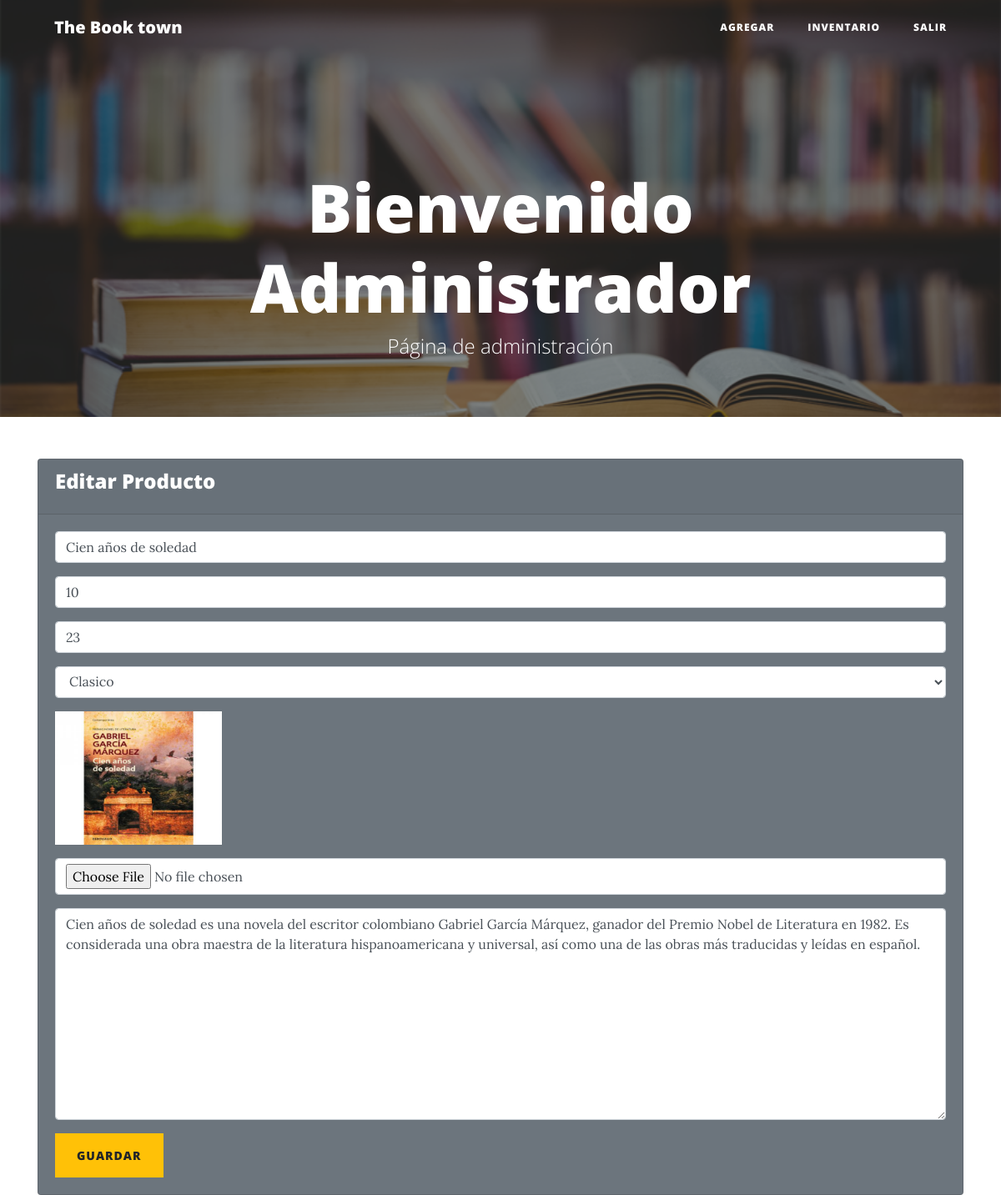
Screenshot of /admin/editar_producto.php?clave=a005ae0a2b36c2e782270025046851cfb656de61 with the database file from the repository.
### tables this page shows
CREATE TABLE `inventario` (
  `id` int(10) NOT NULL,
  `clave` varchar(200) NOT NULL,
  `producto` varchar(100) NOT NULL,
  `cantidad` int(5) NOT NULL,
  `precio` decimal(8,0) NOT NULL,
  `categoria` varchar(50) NOT NULL,
  `descripcion` text NOT NULL,
  `foto` varchar(100) NOT NULL
);

### admin/editar_producto.php (the view, shortened to what this page needs)
<?php include '../extend/header.php';
$clave = htmlentities($_GET['clave']);
$sel = $con->prepare("SELECT * FROM inventario WHERE clave = ?");
$sel->execute(array($clave));
if ($f = $sel->fetch()) {
}
?>
<div class="container">
	<div class="card text-white bg-secondary">
		<div class="card-header"><h4 class="card-title">Editar Producto</h4></div>
		<div class="card-body">
			<form action="up_inventario.php" method="post" autocomplete="off" enctype="multipart/form-data">
				<div class="form-group">
					<input type="text" name="product" required placeholder="Nombre del libro" class="form-control" value="<?php echo $f['producto'] ?>">
				</div>
				<div class="form-group">
					<input type="number" name="quantity" required placeholder="Cantidad existente" class="form-control" value="<?php echo $f['cantidad'] ?>">
				</div>
				<div class="form-group">
					<input type="number" step="0.01" required name="price" placeholder="Precio por unidad" class="form-control" value="<?php echo $f['precio'] ?>">
				</div>
				<div class="form-group">
					<select name="category" class="form-control">
						<option value="<?php echo $f['categoria']?>"><?php echo $f['categoria']?></option>
					</select>
				</div>
				<div class="form-group">
					<img src="<?php echo $f['foto'] ?>" width="200">
				</div>
				<div class="form-group">
					<input type="file" name="image" class="form-control">
				</div>
				<div class="form-group">
					<textarea name="description" required class="form-control" cols="30" rows="10"><?php echo $f['descripcion']?></textarea>
				</div>
				<button type="submit" class="btn btn-warning">Guardar</button>
			</form>
		</div>
	</div>
</div>
</body>
</html>

### css/clean-blog.css (style rules this page uses)
body { font-size: 20px; color: #212529; font-family: 'Lora', 'Times New Roman', serif; }
h1, h2, h3, h4, h5, h6 { font-weight: 800; font-family: 'Open Sans', 'Helvetica Neue', Helvetica, Arial, sans-serif; }
.btn { font-size: 14px; font-weight: 800; padding: 15px 25px; letter-spacing: 1px; text-transform: uppercase; border-radius: 0; font-family: 'Open Sans', 'Helvetica Neue', Helvetica, Arial, sans-serif; }

### rows the page displays
inventario: product "Cien años de soledad", quantity "10", price "23", category "Clasico", foto (picture), description "Cien años de soledad es una novela del escritor colombiano Gabriel García Márquez, ganador del Premio Nobel de Literatura en 1982. Es considerada una obra maestra de la literatura hispanoamericana y universal, así como una de las obras más traducidas y leídas en español."
